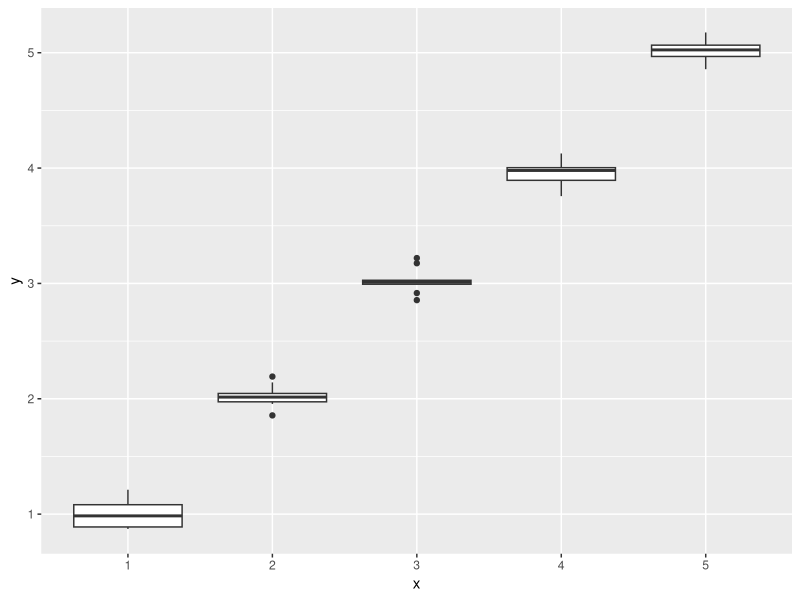

Recreate this plot in R.
## ---- chunk 1

set.seed(29)
x <- gl(5, 10) # 5 factor's levels, each replicated 10 times
y <- rnorm(n = length(x), mean = as.integer(x), sd = 0.1)   # means= 1,2,3,4,5
dd <- data.frame(x = x, y = y)

library(ggplot2)
ggplot(aes(x = x, y = y), data = dd) + geom_boxplot()

means <- tapply(y, x, mean)
means

## ---- chunk 2
# dummy (each level singularly)
lm_dummy <- lm( y ~ x - 1, contrasts = list(x = contr.treatment(5)))
summary(lm_dummy)

coef(lm_dummy)
means
## ---- chunk 3
# treatment (restrict one level to costant term, all other difference from it)
lm_treatment <- lm( y ~ x, contrast = list(x = contr.treatment(5, base = 5)))
summary(lm_treatment)

coef(lm_treatment)
c(means[5], means[1:4] - means[5]) 
## ---- chunk 4
# effect(deviation from overall average)
lm_effect <- lm(y ~ x, contrast = list(x = contr.sum(5)))
summary(lm_effect)

coef(lm_effect)
c(mean(means), means[1:4] - mean(means))
## ---- chunk 5
# split coding
c <- rbind( c(0,0,0,0),
            c(1,0,0,0),
            c(1,1,0,0),
            c(1,1,1,0),
            c(1,1,1,1) )

lm_split <- lm(y ~ x, contrast = list(x = c))
summary(lm_split)


coef(lm_split)
c(means[1], diff(means))
